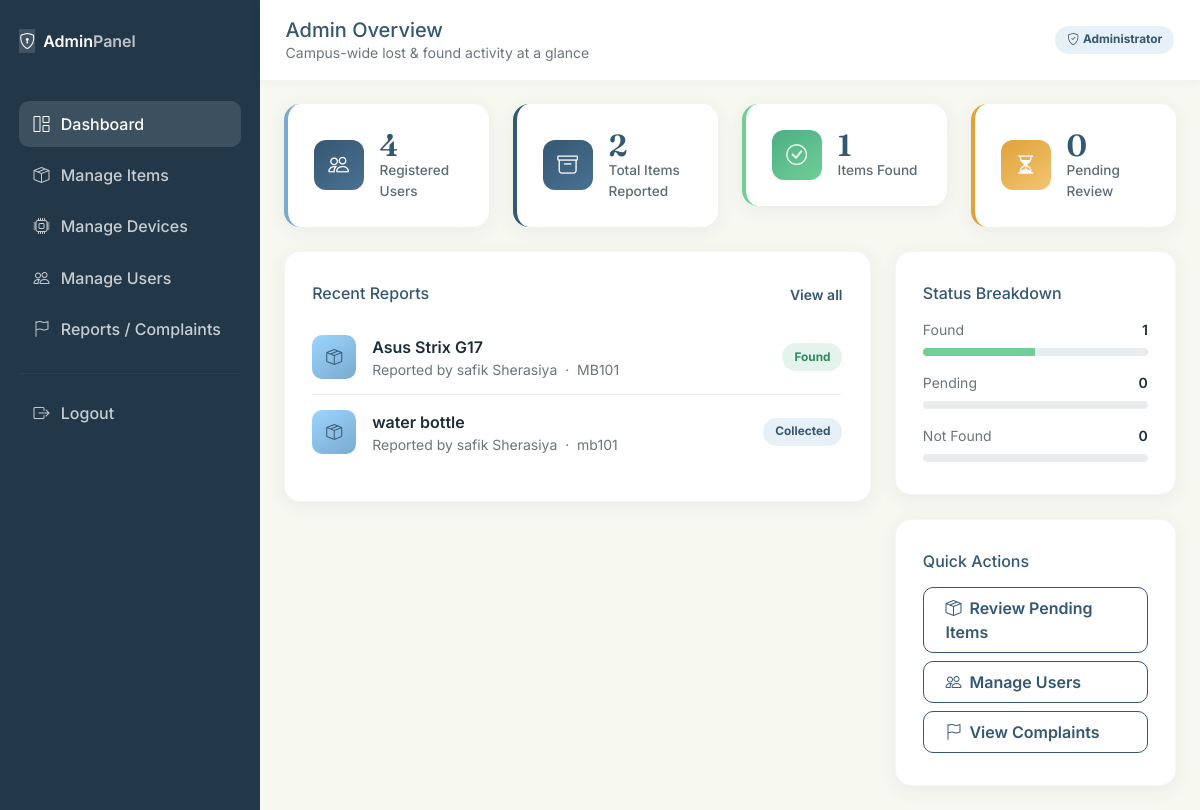
Page /admin/dashboard.php (signed in) on the committed database.
### tables this page shows
CREATE TABLE `items` (
  `id` int(11) NOT NULL,
  `user_id` int(11) NOT NULL,
  `device_id` int(11) DEFAULT NULL,
  `item_name` varchar(150) NOT NULL,
  `category` varchar(50) NOT NULL,
  `description` text DEFAULT NULL,
  `location` varchar(150) NOT NULL,
  `item_date` date NOT NULL,
  `report_type` enum('lost','found') NOT NULL DEFAULT 'lost',
  `status` enum('pending','found','not_found','collected') NOT NULL DEFAULT 'pending',
  `recovery_status` enum('pending','recovered') NOT NULL DEFAULT 'pending',
  `qr_code` varchar(255) DEFAULT NULL,
  `image_path` varchar(255) DEFAULT NULL,
  `image_hash` varchar(64) DEFAULT NULL,
  `collection_details` text DEFAULT NULL,
  `verification_code` varchar(6) DEFAULT NULL,
  `owner_verified_at` timestamp NULL DEFAULT NULL,
  `created_at` timestamp NOT NULL DEFAULT current_timestamp(),
  `updated_at` timestamp NOT NULL DEFAULT current_timestamp() ON UPDATE current_timestamp()
);

CREATE TABLE `users` (
  `id` int(11) NOT NULL,
  `full_name` varchar(100) NOT NULL,
  `email` varchar(150) NOT NULL,
  `phone` varchar(20) DEFAULT NULL,
  `enrollment_no` varchar(50) DEFAULT NULL,
  `department` varchar(100) DEFAULT NULL,
  `password` varchar(255) NOT NULL,
  `role` enum('student','admin') NOT NULL DEFAULT 'student',
  `email_verified` tinyint(1) NOT NULL DEFAULT 0,
  `verification_token` varchar(64) DEFAULT NULL,
  `token_expires_at` timestamp NULL DEFAULT NULL,
  `profile_pic` varchar(255) DEFAULT NULL,
  `created_at` timestamp NOT NULL DEFAULT current_timestamp()
);

### admin/dashboard.php (the view, shortened to what this page needs)
<?php
require_once __DIR__ . '/../includes/db.php';
$totalUsers = (int)$pdo->query("SELECT COUNT(*) FROM users WHERE role = 'student'")->fetchColumn();
$stmt = $pdo->query("SELECT
    COUNT(*) AS total,
    SUM(CASE WHEN status = 'found' THEN 1 ELSE 0 END) AS found,
    SUM(CASE WHEN status = 'pending' THEN 1 ELSE 0 END) AS pending,
    SUM(CASE WHEN status = 'not_found' THEN 1 ELSE 0 END) AS not_found,
    SUM(CASE WHEN status = 'collected' THEN 1 ELSE 0 END) AS collected
    FROM items");
$stats = $stmt->fetch();
$total     = (int)($stats['total'] ?? 0);
$found     = (int)($stats['found'] ?? 0);
$pending   = (int)($stats['pending'] ?? 0);
$not_found = (int)($stats['not_found'] ?? 0);
$pctFound     = $total ? round(($found / $total) * 100) : 0;
$stmt = $pdo->query("SELECT items.*, users.full_name AS reporter
    FROM items JOIN users ON items.user_id = users.id
    ORDER BY items.created_at DESC LIMIT 5");
$recent = $stmt->fetchAll();
?>
<!DOCTYPE html>
<html lang="en">
<head>
<link href="https://cdn.jsdelivr.net/npm/bootstrap@5.3.3/dist/css/bootstrap.min.css" rel="stylesheet">
<link href="https://cdn.jsdelivr.net/npm/bootstrap-icons@1.11.3/font/bootstrap-icons.css" rel="stylesheet">
<link href="../assets/css/style.css" rel="stylesheet">
</head>
<body style="background:var(--paper)">
<div class="d-flex">
  <div class="dash-sidebar admin-sidebar" style="width:260px; flex-shrink:0;">
    <div class="d-flex align-items-center gap-2 mb-5">
      <span class="brand-tag"><i class="bi bi-shield-lock"></i></span>
      <span class="fw-semibold">Admin<span style="opacity:.7">Panel</span></span>
    </div>
    <nav class="nav flex-column">
      <a class="nav-link active" href="dashboard.php"><i class="bi bi-grid-1x2"></i> Dashboard</a>
      <a class="nav-link" href="manage_items.php"><i class="bi bi-box-seam"></i> Manage Items</a>
      <a class="nav-link" href="manage_devices.php"><i class="bi bi-cpu"></i> Manage Devices</a>
      <a class="nav-link" href="users.php"><i class="bi bi-people"></i> Manage Users</a>
      <a class="nav-link" href="reports.php"><i class="bi bi-flag"></i> Reports / Complaints</a>
      <hr style="border-color:rgba(255,255,255,0.15)">
      <a class="nav-link" href="../logout.php"><i class="bi bi-box-arrow-right"></i> Logout</a>
    </nav>
  </div>
  <div class="flex-grow-1">
    <div class="dash-topbar">
      <div>
        <h5 class="mb-0" style="color:var(--deep)">Admin Overview</h5>
        <div class="text-secondary small">Campus-wide lost &amp; found activity at a glance</div>
      </div>
      <span class="badge-status badge-collected"><i class="bi bi-shield-check me-1"></i>Administrator</span>
    </div>
    <div class="container-fluid p-4">
      <div class="row g-4 mb-4">
        <div class="col-md-3 col-sm-6">
          <div class="stat-card">
            <div class="stat-icon icon-total"><i class="bi bi-people"></i></div>
            <div>
              <div class="stat-value"><?php echo $totalUsers; ?></div>
              <div class="stat-label">Registered Users</div>
            </div>
          </div>
        </div>
        <div class="col-md-3 col-sm-6">
          <div class="stat-card" style="border-left-color:var(--deep)">
            <div class="stat-icon icon-total"><i class="bi bi-archive"></i></div>
            <div>
              <div class="stat-value"><?php echo $total; ?></div>
              <div class="stat-label">Total Items Reported</div>
            </div>
          </div>
        </div>
        <div class="col-md-3 col-sm-6">
          <div class="stat-card" style="border-left-color:#6FCF97">
            <div class="stat-icon icon-found"><i class="bi bi-check-circle"></i></div>
            <div>
              <div class="stat-value"><?php echo $found; ?></div>
              <div class="stat-label">Items Found</div>
            </div>
          </div>
        </div>
        <div class="col-md-3 col-sm-6">
          <div class="stat-card" style="border-left-color:#E0A23B">
            <div class="stat-icon icon-pending"><i class="bi bi-hourglass-split"></i></div>
            <div>
              <div class="stat-value"><?php echo $pending; ?></div>
              <div class="stat-label">Pending Review</div>
            </div>
          </div>
        </div>
      </div>
      <div class="row g-4">
        <div class="col-lg-8">
          <div class="feature-card">
            <div class="d-flex justify-content-between align-items-center mb-3">
              <h6 class="mb-0" style="color:var(--deep)">Recent Reports</h6>
              <a href="manage_items.php" class="small fw-semibold">View all</a>
            </div>
            <?php if (empty($recent)): ?>
              <div class="text-center py-5">
                <i class="bi bi-inbox" style="font-size:2.2rem;color:var(--mid)"></i>
                <p class="text-secondary mt-2 mb-0">No items have been reported yet.</p>
              </div>
            <?php else: ?>
              <?php foreach ($recent as $item): ?>
                <div class="recent-item-row">
                  <div class="item-thumb"><i class="bi bi-box-seam"></i></div>
                  <div class="flex-grow-1">
                    <div class="fw-semibold"><?php echo htmlspecialchars($item['item_name']); ?></div>
                    <div class="text-secondary small">Reported by <?php echo htmlspecialchars($item['reporter']); ?> &nbsp;·&nbsp; <?php echo htmlspecialchars($item['location']); ?></div>
                  </div>
                  <span class="badge-status badge-<?php echo htmlspecialchars($item['status']); ?>"><?php echo str_replace('_', ' ', ucfirst($item['status'])); ?></span>
                </div>
              <?php endforeach; ?>
            <?php endif; ?>
          </div>
        </div>
        <div class="col-lg-4">
          <div class="feature-card mb-4">
            <h6 class="mb-3" style="color:var(--deep)">Status Breakdown</h6>
            <div class="d-flex justify-content-between align-items-center mb-2">
              <span class="small text-secondary">Found</span>
              <span class="small fw-semibold"><?php echo $found; ?></span>
            </div>
            <div class="progress mb-3" style="height:8px;border-radius:20px">
              <div class="progress-bar" style="width:<?php echo $pctFound; ?>%;background:#6FCF97"></div>
            </div>
            <div class="d-flex justify-content-between align-items-center mb-2">
              <span class="small text-secondary">Pending</span>
              <span class="small fw-semibold"><?php echo $pending; ?></span>
            </div>
            <div class="progress mb-3" style="height:8px;border-radius:20px">
            </div>
            <div class="d-flex justify-content-between align-items-center mb-2">
              <span class="small text-secondary">Not Found</span>
              <span class="small fw-semibold"><?php echo $not_found; ?></span>
            </div>
            <div class="progress" style="height:8px;border-radius:20px">
            </div>
          </div>
          <div class="feature-card">
            <h6 class="mb-3" style="color:var(--deep)">Quick Actions</h6>
            <a href="manage_items.php" class="btn btn-outline-brand w-100 mb-2 text-start"><i class="bi bi-box-seam me-2"></i>Review Pending Items</a>
            <a href="users.php" class="btn btn-outline-brand w-100 mb-2 text-start"><i class="bi bi-people me-2"></i>Manage Users</a>
            <a href="reports.php" class="btn btn-outline-brand w-100 text-start"><i class="bi bi-flag me-2"></i>View Complaints</a>
          </div>
        </div>
      </div>
    </div>
  </div>
</div>
</body>
</html>

### assets/css/style.css (style rules this page uses)
:root { --deep: #355872; --mid: #7AAACE; --light: #9CD5FF; --paper: #F7F8F0; --ink: #1E2E38; --ink-soft: #5B6C77; --white: #FFFFFF; --radius-sm: 10px; --radius-md: 16px; --radius-lg: 26px; --shadow-soft: 0 10px 30px rgba(53, 88, 114, 0.10); --shadow-card: 0 4px 18px rgba(53, 88, 114, 0.08); --font-display: 'Fraunces', 'Georgia', serif; --font-body: 'Inter', -apple-system, Segoe UI, sans-serif; }
* { box-sizing: border-box; }
body { font-family: var(--font-body); background: var(--paper); color: var(--ink); -webkit-font-smoothing: antialiased; }
a { color: var(--deep); text-decoration: none; }
.btn-outline-brand { border: 1.5px solid var(--deep); color: var(--deep); border-radius: var(--radius-sm); padding: 0.5rem 1.35rem; font-weight: 600; background: transparent; }
.feature-card { background: var(--white); border-radius: var(--radius-md); padding: 2rem 1.7rem; box-shadow: var(--shadow-card); border: 1px solid rgba(53,88,114,0.05); transition: transform 0.25s ease, box-shadow 0.25s ease; }
.dash-sidebar { background: var(--deep); min-height: 100vh; color: var(--white); padding: 1.8rem 1.2rem; }
.dash-sidebar .brand-tag { background: rgba(255,255,255,0.14); }
.dash-sidebar .nav-link { color: rgba(255,255,255,0.75); font-weight: 500; padding: 0.7rem 0.9rem; border-radius: 10px; margin-bottom: 0.3rem; display: flex; align-items: center; gap: 0.7rem; }
.dash-sidebar .nav-link.active, .dash-sidebar .nav-link:hover { background: rgba(255,255,255,0.12); color: var(--white); }
.dash-topbar { background: var(--white); padding: 1.1rem 1.6rem; box-shadow: 0 2px 10px rgba(53,88,114,0.05); display: flex; justify-content: space-between; align-items: center; }
.stat-card { background: var(--white); border-radius: var(--radius-md); padding: 1.6rem; box-shadow: var(--shadow-card); display: flex; align-items: center; gap: 1rem; border-left: 4px solid var(--mid); }
.stat-card .stat-icon { width: 50px; height: 50px; border-radius: 12px; display: flex; align-items: center; justify-content: center; font-size: 1.3rem; color: var(--white); flex-shrink: 0; }
.stat-card .stat-value { font-family: var(--font-display); font-size: 1.9rem; font-weight: 600; color: var(--deep); line-height: 1; }
.stat-card .stat-label { color: var(--ink-soft); font-size: 0.85rem; font-weight: 500; }
.icon-total { background: linear-gradient(145deg, var(--deep), #4a7192); }
.icon-found { background: linear-gradient(145deg, #4CAF83, #6FCF97); }
.icon-pending { background: linear-gradient(145deg, #E0A23B, #F2C572); }
.badge-status { padding: 0.32rem 0.75rem; border-radius: 20px; font-size: 0.74rem; font-weight: 700; text-transform: capitalize; }
.badge-found { background: rgba(76,175,131,0.15); color: #2E8A5E; }
.badge-collected { background: rgba(122,170,206,0.18); color: var(--deep); }
.recent-item-row { display: flex; align-items: center; gap: 1rem; padding: 0.9rem 0; border-bottom: 1px solid #EEF1EC; }
.recent-item-row:last-child { border-bottom: none; }
.item-thumb { width: 44px; height: 44px; border-radius: 10px; background: linear-gradient(145deg, var(--light), var(--mid)); display: flex; align-items: center; justify-content: center; color: var(--deep); flex-shrink: 0; }
.admin-sidebar { background: #223849; }
.admin-sidebar .nav-link.active, .admin-sidebar .nav-link:hover { background: rgba(255,255,255,0.12); color: var(--white); }

### rows in the picture
items: item_name "Asus Strix G17", user.full_name "safik Sherasiya", location "MB101", status "Found"
items: item_name "water bottle", user.full_name "safik Sherasiya", location "mb101", status "Collected"

### other values in the picture
$totalUsers "4"
$total "2"
$found "1"
$pending "0"
$not_found "0"
